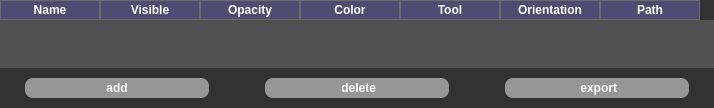
            <widget class="QWidget" name="model__widget">
             <property name="styleSheet">
              <string notr="true">background-color: rgb(50, 50, 50);</string>
             </property>
             <attribute name="title">
              <string>3D Model</string>
             </attribute>
             <layout class="QGridLayout" name="gridLayout_4" rowstretch="7,1" rowminimumheight="6,1">
              <property name="leftMargin">
               <number>0</number>
              </property>
              <property name="topMargin">
               <number>0</number>
              </property>
              <property name="rightMargin">
               <number>0</number>
              </property>
              <property name="bottomMargin">
               <number>0</number>
              </property>
              <property name="spacing">
               <number>0</number>
              </property>
              <item row="0" column="0">
               <widget class="QTableWidget" name="mesh_tw">
                <property name="styleSheet">
                 <string notr="true">QTableWidget {
    color: rgb(0, 0, 0);
    background-color: rgb(80, 80, 80);
    gridline-color: #6c6c6c;  
}

/* Header row (first row) styling. */
QHeaderView::section {
    background-color: rgb(77,77,115);
    color: #FFFFFF;
    font-size: 6 pt;
    font-weight: bold;
    border: 1px solid #6c6c6c;
}

/* Top-left corner square styling (recommended; otherwise it is white). */
QTableCornerButton::section {
    background-color: #404040;
    border: 1px solid #6c6c6c;
}</string>
                </property>
                <property name="frameShape">
                 <enum>QFrame::NoFrame</enum>
                </property>
                <property name="frameShadow">
                 <enum>QFrame::Raised</enum>
                </property>
                <property name="lineWidth">
                 <number>0</number>
                </property>
                <property name="sizeAdjustPolicy">
                 <enum>QAbstractScrollArea::AdjustToContents</enum>
                </property>
                <property name="textElideMode">
                 <enum>Qt::ElideMiddle</enum>
                </property>
                <property name="showGrid">
                 <bool>false</bool>
                </property>
                <property name="gridStyle">
                 <enum>Qt::SolidLine</enum>
                </property>
                <attribute name="verticalHeaderVisible">
                 <bool>false</bool>
                </attribute>
                <column>
                 <property name="text">
                  <string>Name</string>
                 </property>
                </column>
                <column>
                 <property name="text">
                  <string>Visible</string>
                 </property>
                </column>
                <column>
                 <property name="text">
                  <string>Opacity</string>
                 </property>
                </column>
                <column>
                 <property name="text">
                  <string>Color</string>
                 </property>
                </column>
                <column>
                 <property name="text">
                  <string>Tool</string>
                 </property>
                </column>
                <column>
                 <property name="text">
                  <string>Orientation</string>
                 </property>
                </column>
                <column>
                 <property name="text">
                  <string>Path</string>
                 </property>
                </column>
               </widget>
              </item>
              <item row="1" column="0">
               <layout class="QHBoxLayout" name="horizontalLayout_17" stretch="4,1,4,1,4">
                <property name="spacing">
                 <number>10</number>
                </property>
                <property name="leftMargin">
                 <number>25</number>
                </property>
                <property name="topMargin">
                 <number>10</number>
                </property>
                <property name="rightMargin">
                 <number>25</number>
                </property>
                <property name="bottomMargin">
                 <number>10</number>
                </property>
                <item>
                 <widget class="QPushButton" name="add_model_btn">
                  <property name="sizePolicy">
                   <sizepolicy hsizetype="Expanding" vsizetype="Expanding">
                    <horstretch>0</horstretch>
                    <verstretch>0</verstretch>
                   </sizepolicy>
                  </property>
                  <property name="font">
                   <font>
                    <family>Microsoft YaHei UI</family>
                    <pointsize>9</pointsize>
                    <italic>false</italic>
                    <bold>true</bold>
                   </font>
                  </property>
                  <property name="styleSheet">
                   <string notr="true">color: rgb(255, 255, 255);
background-color: rgb(150, 150, 150);
border-radius: 8px;</string>
                  </property>
                  <property name="text">
                   <string>  add  </string>
                  </property>
                  <property name="icon">
                   <iconset resource="resource/DataManager.qrc">
                    <normaloff>:/DataManager/add.png</normaloff>:/DataManager/add.png</iconset>
                  </property>
                 </widget>
                </item>
                <item>
                 <spacer name="horizontalSpacer_10">
                  <property name="orientation">
                   <enum>Qt::Horizontal</enum>
                  </property>
                  <property name="sizeHint" stdset="0">
                   <size>
                    <width>40</width>
                    <height>20</height>
                   </size>
                  </property>
                 </spacer>
                </item>
                <item>
                 <widget class="QPushButton" name="delete_model_btn">
                  <property name="sizePolicy">
                   <sizepolicy hsizetype="Expanding" vsizetype="Expanding">
                    <horstretch>0</horstretch>
                    <verstretch>0</verstretch>
                   </sizepolicy>
                  </property>
                  <property name="font">
                   <font>
                    <family>Microsoft YaHei UI</family>
                    <pointsize>9</pointsize>
                    <italic>false</italic>
                    <bold>true</bold>
                   </font>
                  </property>
                  <property name="styleSheet">
                   <string notr="true">color: rgb(255, 255, 255);
background-color: rgb(150, 150, 150);
border-radius: 8px;</string>
                  </property>
                  <property name="text">
                   <string> delete</string>
                  </property>
                  <property name="icon">
                   <iconset resource="resource/DataManager.qrc">
                    <normaloff>:/DataManager/delete.png</normaloff>:/DataManager/delete.png</iconset>
                  </property>
                 </widget>
                </item>
                <item>
                 <spacer name="horizontalSpacer_11">
                  <property name="orientation">
                   <enum>Qt::Horizontal</enum>
                  </property>
                  <property name="sizeHint" stdset="0">
                   <size>
                    <width>40</width>
                    <height>20</height>
                   </size>
                  </property>
                 </spacer>
                </item>
                <item>
                 <widget class="QPushButton" name="export_model_btn">
                  <property name="sizePolicy">
                   <sizepolicy hsizetype="Expanding" vsizetype="Expanding">
                    <horstretch>0</horstretch>
                    <verstretch>0</verstretch>
                   </sizepolicy>
                  </property>
                  <property name="font">
                   <font>
                    <family>Microsoft YaHei UI</family>
                    <pointsize>9</pointsize>
                    <italic>false</italic>
                    <bold>true</bold>
                   </font>
                  </property>
                  <property name="styleSheet">
                   <string notr="true">color: rgb(255, 255, 255);
background-color: rgb(150, 150, 150);
border-radius: 8px;</string>
                  </property>
                  <property name="text">
                   <string> export</string>
                  </property>
                  <property name="icon">
                   <iconset resource="resource/DataManager.qrc">
                    <normaloff>:/DataManager/export.png</normaloff>:/DataManager/export.png</iconset>
                  </property>
                 </widget>
                </item>
               </layout>
              </item>
             </layout>
            </widget>
